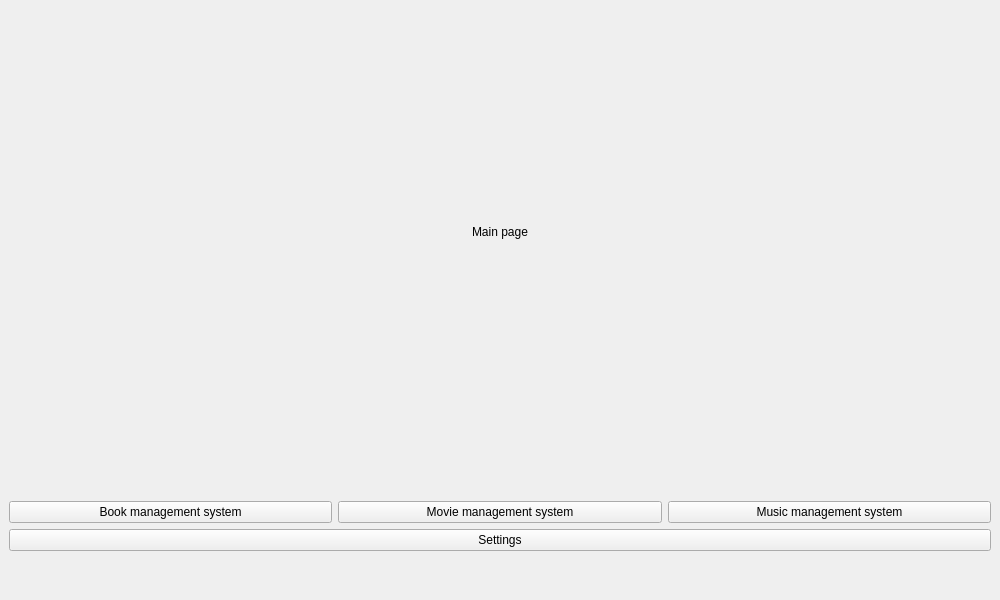
<?xml version="1.0" encoding="UTF-8"?>
<ui version="4.0">
 <class>MainWindow</class>
 <widget class="QMainWindow" name="MainWindow">
  <property name="geometry">
   <rect>
    <x>0</x>
    <y>0</y>
    <width>1000</width>
    <height>600</height>
   </rect>
  </property>
  <property name="windowTitle">
   <string>MainWindow</string>
  </property>
  <widget class="QWidget" name="centralwidget">
   <layout class="QVBoxLayout" name="verticalLayout">
    <item>
     <widget class="QStackedWidget" name="stackedWidget">
      <widget class="QWidget" name="page">
       <layout class="QVBoxLayout" name="verticalLayout_2">
        <item>
         <widget class="QLabel" name="logo_label">
          <property name="text">
           <string>Main page</string>
          </property>
          <property name="alignment">
           <set>Qt::AlignCenter</set>
          </property>
         </widget>
        </item>
       </layout>
      </widget>
     </widget>
    </item>
    <item>
     <spacer name="verticalSpacer_2">
      <property name="orientation">
       <enum>Qt::Vertical</enum>
      </property>
      <property name="sizeType">
       <enum>QSizePolicy::Preferred</enum>
      </property>
      <property name="sizeHint" stdset="0">
       <size>
        <width>20</width>
        <height>40</height>
       </size>
      </property>
     </spacer>
    </item>
    <item>
     <layout class="QHBoxLayout" name="horizontalLayout">
      <item>
       <widget class="QPushButton" name="bookManagementSystem_button">
        <property name="text">
         <string>Book management system</string>
        </property>
       </widget>
      </item>
      <item>
       <widget class="QPushButton" name="movieManagementSystem_button">
        <property name="text">
         <string>Movie management system</string>
        </property>
       </widget>
      </item>
      <item>
       <widget class="QPushButton" name="musicManagementSystem_button">
        <property name="text">
         <string>Music management system</string>
        </property>
       </widget>
      </item>
     </layout>
    </item>
    <item>
     <widget class="QPushButton" name="settings_button">
      <property name="text">
       <string>Settings</string>
      </property>
     </widget>
    </item>
    <item>
     <spacer name="verticalSpacer">
      <property name="orientation">
       <enum>Qt::Vertical</enum>
      </property>
      <property name="sizeType">
       <enum>QSizePolicy::Preferred</enum>
      </property>
      <property name="sizeHint" stdset="0">
       <size>
        <width>20</width>
        <height>40</height>
       </size>
      </property>
     </spacer>
    </item>
   </layout>
  </widget>
 </widget>
 <resources/>
 <connections/>
</ui>
